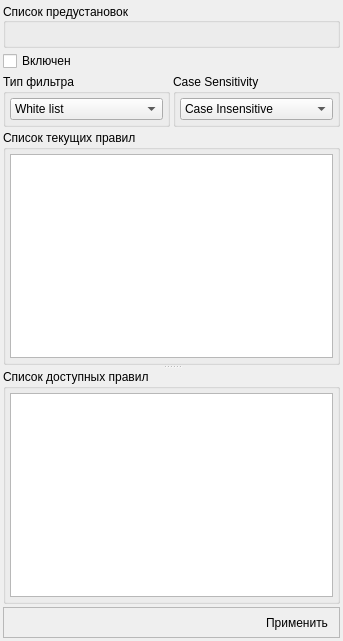
<?xml version="1.0" encoding="UTF-8"?>
<ui version="4.0">
 <class>SimpleTextFilterDialog</class>
 <widget class="QDialog" name="SimpleTextFilterDialog">
  <property name="geometry">
   <rect>
    <x>0</x>
    <y>0</y>
    <width>343</width>
    <height>641</height>
   </rect>
  </property>
  <property name="windowTitle">
   <string>Dialog</string>
  </property>
  <layout class="QVBoxLayout" name="verticalLayout_3">
   <property name="spacing">
    <number>3</number>
   </property>
   <property name="leftMargin">
    <number>3</number>
   </property>
   <property name="topMargin">
    <number>3</number>
   </property>
   <property name="rightMargin">
    <number>3</number>
   </property>
   <property name="bottomMargin">
    <number>3</number>
   </property>
   <item>
    <widget class="QGroupBox" name="groupBox_5">
     <property name="minimumSize">
      <size>
       <width>0</width>
       <height>45</height>
      </size>
     </property>
     <property name="maximumSize">
      <size>
       <width>16777215</width>
       <height>45</height>
      </size>
     </property>
     <property name="title">
      <string>Список предустановок</string>
     </property>
     <property name="alignment">
      <set>Qt::AlignLeading|Qt::AlignLeft|Qt::AlignVCenter</set>
     </property>
     <property name="flat">
      <bool>false</bool>
     </property>
     <property name="checkable">
      <bool>false</bool>
     </property>
     <layout class="QHBoxLayout" name="horizontalLayout_4" stretch="0">
      <property name="spacing">
       <number>2</number>
      </property>
      <property name="leftMargin">
       <number>2</number>
      </property>
      <property name="topMargin">
       <number>2</number>
      </property>
      <property name="rightMargin">
       <number>2</number>
      </property>
      <property name="bottomMargin">
       <number>2</number>
      </property>
      <item>
       <widget class="HelperLibraryNS::SimplePresetCombo" name="presetCombo" native="true">
        <property name="minimumSize">
         <size>
          <width>0</width>
          <height>10</height>
         </size>
        </property>
        <property name="maximumSize">
         <size>
          <width>16777215</width>
          <height>16777215</height>
         </size>
        </property>
       </widget>
      </item>
     </layout>
    </widget>
   </item>
   <item>
    <widget class="QCheckBox" name="enableCheckBox">
     <property name="text">
      <string>Включен</string>
     </property>
    </widget>
   </item>
   <item>
    <layout class="QHBoxLayout" name="horizontalLayout">
     <item>
      <widget class="QGroupBox" name="groupBox_3">
       <property name="title">
        <string>Тип фильтра</string>
       </property>
       <layout class="QVBoxLayout" name="verticalLayout_4">
        <property name="spacing">
         <number>4</number>
        </property>
        <property name="leftMargin">
         <number>4</number>
        </property>
        <property name="topMargin">
         <number>4</number>
        </property>
        <property name="rightMargin">
         <number>4</number>
        </property>
        <property name="bottomMargin">
         <number>4</number>
        </property>
        <item>
         <widget class="QComboBox" name="filterTypeCombo">
          <item>
           <property name="text">
            <string>White list</string>
           </property>
          </item>
          <item>
           <property name="text">
            <string>Black list</string>
           </property>
          </item>
         </widget>
        </item>
       </layout>
      </widget>
     </item>
     <item>
      <widget class="QGroupBox" name="groupBox_4">
       <property name="title">
        <string>Case Sensitivity</string>
       </property>
       <layout class="QVBoxLayout" name="verticalLayout_5">
        <property name="spacing">
         <number>4</number>
        </property>
        <property name="leftMargin">
         <number>4</number>
        </property>
        <property name="topMargin">
         <number>4</number>
        </property>
        <property name="rightMargin">
         <number>4</number>
        </property>
        <property name="bottomMargin">
         <number>4</number>
        </property>
        <item>
         <widget class="QComboBox" name="sensitivityComboBox">
          <item>
           <property name="text">
            <string>Case Insensitive</string>
           </property>
          </item>
          <item>
           <property name="text">
            <string>Case Sensitive</string>
           </property>
          </item>
         </widget>
        </item>
       </layout>
      </widget>
     </item>
    </layout>
   </item>
   <item>
    <widget class="QSplitter" name="splitter">
     <property name="orientation">
      <enum>Qt::Vertical</enum>
     </property>
     <widget class="QGroupBox" name="groupBox">
      <property name="title">
       <string>Список текущих правил</string>
      </property>
      <layout class="QVBoxLayout" name="verticalLayout">
       <property name="spacing">
        <number>4</number>
       </property>
       <property name="leftMargin">
        <number>4</number>
       </property>
       <property name="topMargin">
        <number>4</number>
       </property>
       <property name="rightMargin">
        <number>4</number>
       </property>
       <property name="bottomMargin">
        <number>4</number>
       </property>
       <item>
        <widget class="QListWidget" name="ruleList">
         <property name="font">
          <font>
           <pointsize>11</pointsize>
          </font>
         </property>
         <property name="contextMenuPolicy">
          <enum>Qt::CustomContextMenu</enum>
         </property>
         <property name="dragEnabled">
          <bool>true</bool>
         </property>
         <property name="dragDropMode">
          <enum>QAbstractItemView::DropOnly</enum>
         </property>
         <property name="selectionMode">
          <enum>QAbstractItemView::ExtendedSelection</enum>
         </property>
        </widget>
       </item>
      </layout>
     </widget>
     <widget class="QGroupBox" name="groupBox_2">
      <property name="title">
       <string>Список доступных правил</string>
      </property>
      <layout class="QVBoxLayout" name="verticalLayout_2">
       <property name="spacing">
        <number>4</number>
       </property>
       <property name="leftMargin">
        <number>4</number>
       </property>
       <property name="topMargin">
        <number>4</number>
       </property>
       <property name="rightMargin">
        <number>4</number>
       </property>
       <property name="bottomMargin">
        <number>4</number>
       </property>
       <item>
        <widget class="QListWidget" name="newRuleList">
         <property name="font">
          <font>
           <pointsize>11</pointsize>
          </font>
         </property>
         <property name="dragEnabled">
          <bool>true</bool>
         </property>
         <property name="dragDropMode">
          <enum>QAbstractItemView::DragOnly</enum>
         </property>
         <property name="selectionMode">
          <enum>QAbstractItemView::ExtendedSelection</enum>
         </property>
        </widget>
       </item>
      </layout>
     </widget>
    </widget>
   </item>
   <item>
    <widget class="QFrame" name="frame">
     <property name="frameShape">
      <enum>QFrame::StyledPanel</enum>
     </property>
     <property name="frameShadow">
      <enum>QFrame::Sunken</enum>
     </property>
     <layout class="QHBoxLayout" name="horizontalLayout_2">
      <property name="spacing">
       <number>4</number>
      </property>
      <property name="leftMargin">
       <number>4</number>
      </property>
      <property name="topMargin">
       <number>4</number>
      </property>
      <property name="rightMargin">
       <number>4</number>
      </property>
      <property name="bottomMargin">
       <number>4</number>
      </property>
      <item>
       <spacer name="horizontalSpacer">
        <property name="orientation">
         <enum>Qt::Horizontal</enum>
        </property>
        <property name="sizeHint" stdset="0">
         <size>
          <width>40</width>
          <height>20</height>
         </size>
        </property>
       </spacer>
      </item>
      <item>
       <widget class="QToolButton" name="applyButton">
        <property name="toolTip">
         <string>Применить и закрыть</string>
        </property>
        <property name="statusTip">
         <string>Применить и закрыть</string>
        </property>
        <property name="whatsThis">
         <string>Применить и закрыть</string>
        </property>
        <property name="text">
         <string>Применить</string>
        </property>
        <property name="iconSize">
         <size>
          <width>32</width>
          <height>32</height>
         </size>
        </property>
        <property name="autoRaise">
         <bool>true</bool>
        </property>
       </widget>
      </item>
     </layout>
    </widget>
   </item>
  </layout>
 </widget>
 <customwidgets>
  <customwidget>
   <class>HelperLibraryNS::SimplePresetCombo</class>
   <extends>QWidget</extends>
   <header>../SimplePresetCombo/SimplePresetCombo.h</header>
  </customwidget>
 </customwidgets>
 <resources/>
 <connections/>
</ui>
